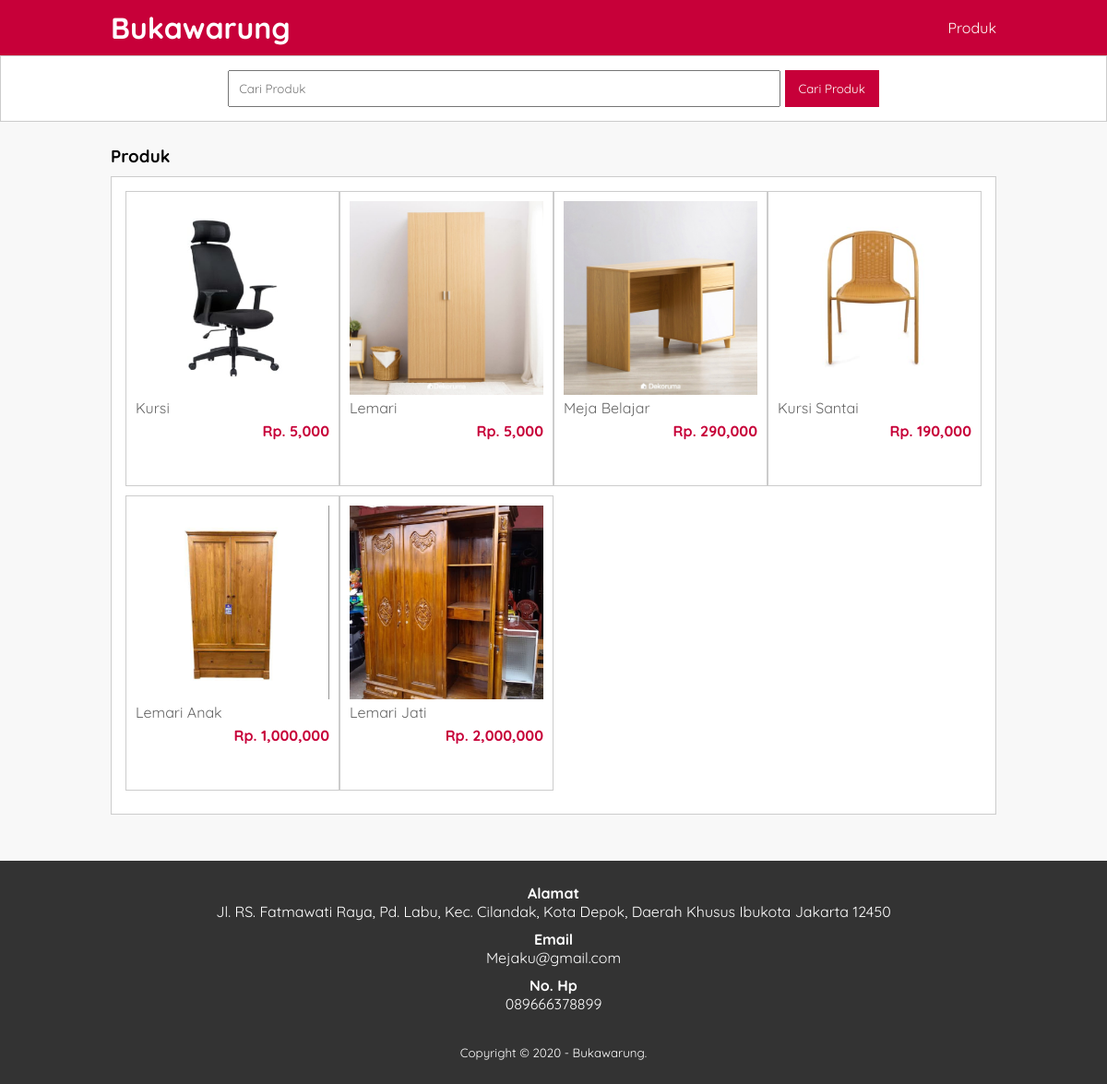
/produk.php, run on the app's committed database.
### tables this page shows
CREATE TABLE `products` (
  `id` int(11) NOT NULL,
  `name` varchar(50) NOT NULL,
  `description` varchar(999) NOT NULL,
  `category` enum('Meja','Kursi','Lemari') NOT NULL,
  `price` int(11) NOT NULL,
  `quantity` int(11) NOT NULL,
  `photo` varchar(255) NOT NULL
);

### library.php (called while the page is built, shortened)
<?php
class library
{
    public function __construct()
    {
        $this->con = new PDO("mysql:host=localhost;dbname=tesfurniture", "root", "");
    }
    public function readData()
    {
        $query = $this->con->prepare("SELECT * FROM products");
        $query->execute();
        return $query;
    }
    public function countData()
    {
        $sql = "SELECT COUNT(*) FROM products";
        $res = $this->con->query($sql);
        $count = $res->fetchColumn();
        return $count;
    }
}

### produk.php (the view, shortened to what this page needs)
<?php
	include("library.php");
	$library = new library();
	$count = $library->countData();
	$read = $library->readData();
?>
<!DOCTYPE html>
<html>
<head>
	<link rel="stylesheet" type="text/css" href="css/style.css">
</head>
<body>
	<header>
		<div class="container">
			<h1><a href="index.php">Bukawarung</a></h1>
			<ul>
				<li><a href="produk.php">Produk</a></li>
			</ul>
		</div>
	</header>
	<div class="search">
		<div class="container">
			<form action="produk.php">
				<input type="text" name="keyword" placeholder="Cari Produk">
				<input type="submit" name="cari" value="Cari Produk">
			</form>
		</div>
	</div>
	<div class="section">
		<div class="container">
			<h3>Produk</h3>
			<div class="box">
				<?php
					if($count > 0){
					while($p = $read->fetch(PDO::FETCH_OBJ)){
				?>
					<a href="detail-produk.php?id=<?php echo $p->id ?>">
						<div class="col-4">
							<img src="asset/<?= $p->category; ?>/<?= $p->photo; ?>">
							<p class="nama"><?php echo substr($p->name, 0, 30) ?></p>
							<p class="harga">Rp. <?php echo number_format($p->price) ?></p>
						</div>
					</a>
				<?php }}?>
			</div>
		</div>
	</div>
	<div class="footer">
		<div class="container">
			<h4>Alamat</h4>
			<p>Jl. RS. Fatmawati Raya, Pd. Labu, Kec. Cilandak, Kota Depok, Daerah Khusus Ibukota Jakarta 12450</p>
			<h4>Email</h4>
			<p>Mejaku@gmail.com</p>
			<h4>No. Hp</h4>
			<p>089666378899</p>
			<small>Copyright &copy; 2020 - Bukawarung.</small>
		</div>
	</div>
</body>
</html>

### css/style.css (style rules this page uses)
* { padding:0; margin:0; font-family: 'Quicksand', sans-serif; }
body { background-color: #f8f8f8; }
a { color: inherit; text-decoration: none; }
header { background-color: #C70039; color: #fff; }
header h1 { float: left; padding:10px 0; }
header ul { float: right; }
header ul li { display: inline-block; }
header ul li a { padding:20px 0 20px 15px; display: inline-block; }
.container { width: 80%; margin:0 auto; }
.container:after { content: ''; display: block; clear: both; }
.section { padding:25px 0; }
.box { background-color: #fff; border:1px solid #ccc; padding:15px; box-sizing: border-box; margin:10px 0 25px 0; }
.box:after { content: ''; display: block; clear: both; }
.search { padding:15px 0; background-color: #fff; border:1px solid #ccc; text-align: center; }
.search input[type=text] { width: 60%; padding:10px; }
.search input[type=submit] { padding:12px 15px; background-color: #C70039; color:#fff; border:none; cursor: pointer; }
.col-4 { width:25%; height: 320px; border:1px solid #ccc; float: left; padding:10px; box-sizing: border-box; margin-bottom: 10px; }
.col-4 img { width: 100%; }
.col-4 .nama { color: #666; margin-bottom: 5px; }
.col-4 .harga { font-weight: bold; color:#C70039; float: right; }
.footer { padding:25px 0; background-color: #333; color: #fff; text-align: center; }
.footer p { margin-bottom: 10px; }
.footer small { margin-top: 25px; display: inline-block; }

### data on the page
products: category+photo (picture), name "Kursi", price "5,000"
products: category+photo (picture), name "Lemari", price "5,000"
products: category+photo (picture), name "Meja Belajar", price "290,000"
products: category+photo (picture), name "Kursi Santai", price "190,000"
products: category+photo (picture), name "Lemari Anak", price "1,000,000"
products: category+photo (picture), name "Lemari Jati", price "2,000,000"
